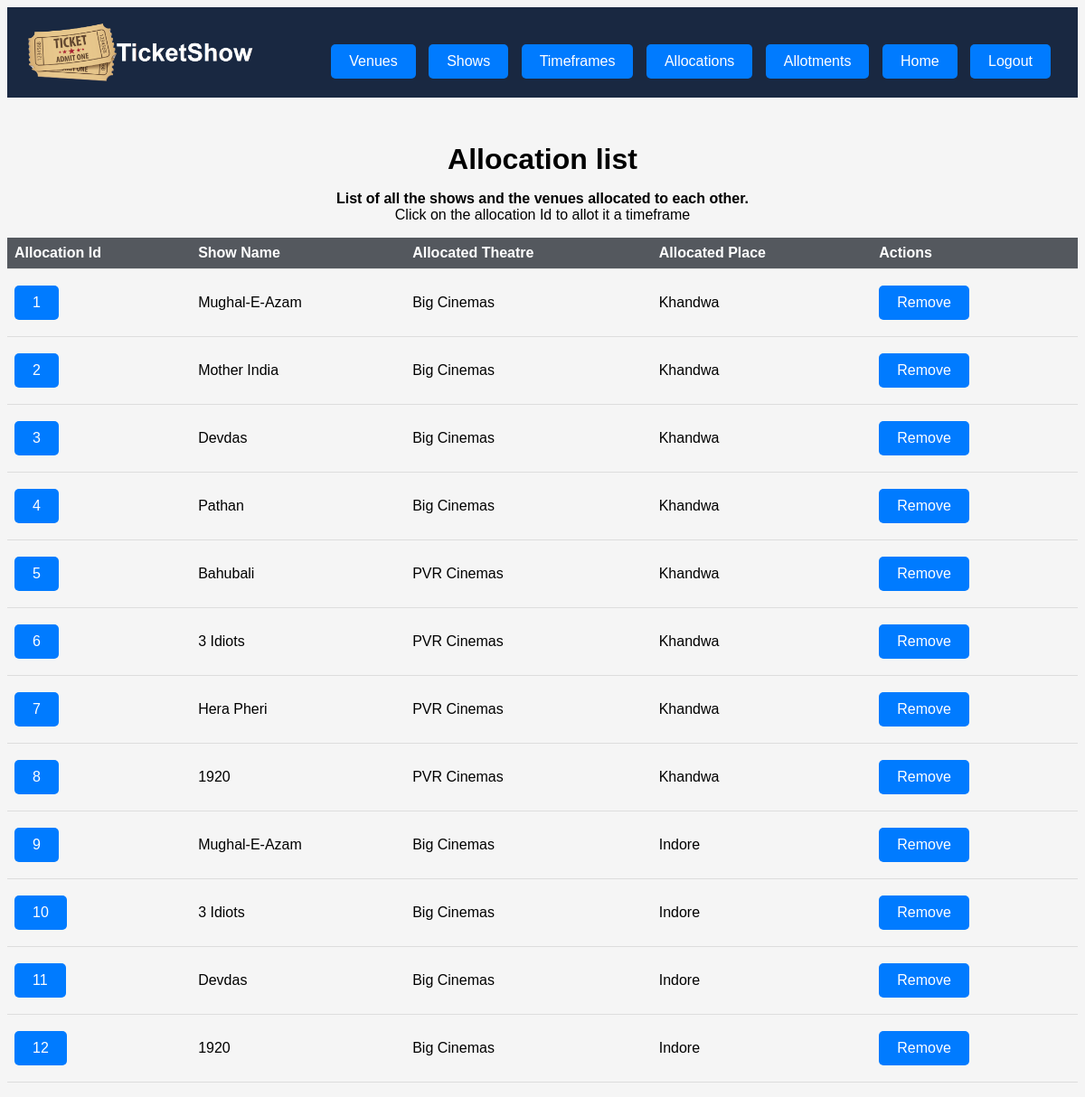
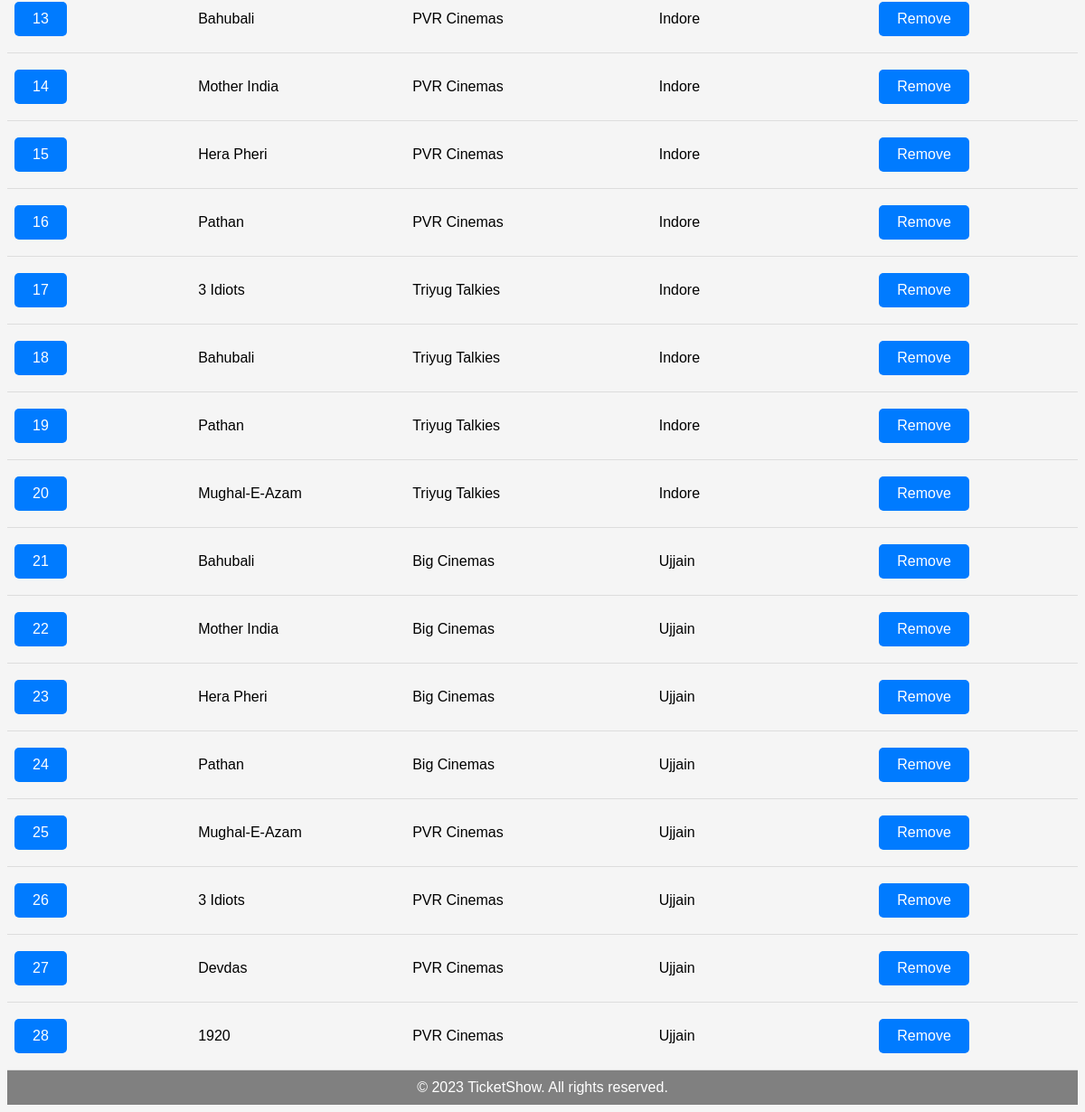
Page /admin/allocations (signed in) on the committed database (2 pictures, top to bottom).
### models_1.py (models this page shows, shortened)
class Allocation(db.Model):
    A_id = db.Column(db.Integer, primary_key=True)
    S_id = db.Column(db.Integer, db.ForeignKey("show.S_id"))
    V_id = db.Column(db.Integer, db.ForeignKey("venue.V_id"))

class Show(db.Model):
    S_id = db.Column(db.Integer, primary_key=True)
    Name = db.Column(db.String(50), nullable = False)
    Rating = db.Column(db.Float, nullable=False)
    Tags = db.Column(db.String(50), nullable = True)
    TicketPrice = db.Column(db.Float, nullable = False)
    location = db.relationship('Venue', backref = "movie", secondary = "allocation")

class Venue(db.Model):
    V_id = db.Column(db.Integer, primary_key=True)
    Name = db.Column(db.String(50), nullable=False)
    Location = db.Column(db.String(50), nullable=False)
    Place = db.Column(db.String(50), nullable=False)
    Capacity = db.Column(db.Integer, nullable=False)

### app.py (the view)
@app.route('/admin/allocations', methods = ['GET', 'POST'])
@login_required
def allocations():
    asso = Allocation.query.all()
    showid = []
    venueid = []
    for i in asso:
        showid.append(i.S_id)
        venueid.append(i.V_id)
    if request.method == 'GET':
        shname = []
        vname = []
        place = []
        for j in showid:
            shname.append((Show.query.get(j)).Name)
        for k in venueid:
            vname.append((Venue.query.get(k)).Name)
            place.append((Venue.query.get(k)).Place)
        return render_template('allocations.html',lis = list(range(len(asso))), asso = asso, shname = shname, vname = vname, place = place)

### app.py (called while the page is built)
@user_login_manager.user_loader
def load_user(user_id):
    return User.query.get(int(user_id))

### templates/allocations.html (shortened to what this page needs)
<!DOCTYPE html>
<html lang="en">
<head>
</head>
<body>
    <div class="header">
        <img src="{{ url_for('static', filename='TicketShow_logo.png') }}" alt="Logo">
        <div class="container">
            <div>
                <a href="/admin/all_venues">Venues</a>
                <a href="/admin/all_shows">Shows</a>
                <a href="/admin/all_timeframes">Timeframes</a>
                <a href="/admin/allocations">Allocations</a>
                <a href="/admin/allotments">Allotments</a>
                <a href="/admin">Home</a>
                <a href="/admin/logout">Logout</a>
            </div>
        </div>
    </div>
    {% if asso|length == 0%}
    <h1>No allocations found!</h1>
    <h3>An Allocation means a venue & a show that are allocated to each other.</h3>
    <div>
        <a href="/admin/all_shows">+Add an Allocation</a>
    </div>
    {% else %}
    <h1>Allocation list</h1>
    <p><strong>List of all the shows and the venues allocated to each other.</strong><br>
    Click on the allocation Id to allot it a timeframe</p>
    <table>
        <tr>
            <th>Allocation Id</th>
            <th>Show Name</th>
            <th>Allocated Theatre</th>
            <th>Allocated Place</th>
            <th>Actions</th>
        </tr>
        {% for i in lis%}
            <tr>
                <td><a href="/admin/allocations/allot_timeframes/{{ asso[i].A_id }}">{{ asso[i].A_id }}</a></td>
                <td>{{ shname[i] }}</td>
                <td>{{ vname[i] }}</td>
                <td>{{ place[i] }}</td>
                <td>
                    <a type = "button" href="/admin/allocations/del_allocation/{{ asso[i].A_id }}">Remove</a>
                </td>
            </tr>
        {% endfor %}
    </table>
    {% endif %}
</body>
<div class="footer">
    &copy; 2023 TicketShow. All rights reserved.
</div>
</html>

### templates/allocations.html (style rules this page uses)
body { font-family: Arial, sans-serif; background-color: #f5f5f5; text-align: center; display: flex; flex-direction: column; margin-bottom: 5; min-height: 100vh; }
.header { display: flex; text-align: center; align-items: center; justify-content: space-between; background-color: #192841; color: #fff; padding: 10px 20px; }
.header img { height: 80px; }
.footer { background-color: #808080; color: #fff; padding: 10px 20px; text-align: center; margin-top: auto; }
table { border-collapse: collapse; width: 100%; }
th, td { text-align: left; padding: 8px; border-bottom: 1px solid #ddd; }
th { background-color: #54585e; color: white; }
h1 { text-align: center; margin-top: 50px; margin-bottom: 0; }
a { display: inline-block; background-color: #007bff; color: white; text-align: center; padding: 10px 20px; text-decoration: none; margin-top: 10px; margin-right: 10px; margin-bottom: 10px; border-radius: 5px; }
.container { display: flex; justify-content: space-evenly; align-items: center; margin-top: 20px; }

### rows in the picture
Allocation: A_id "1"
Show: Name "Mughal-E-Azam" "Mughal-E-Azam" "Mughal-E-Azam" "Mughal-E-Azam"
Venue: Name "Big Cinemas" "Big Cinemas" "Big Cinemas" "Big Cinemas", Place "Khandwa" "Khandwa" "Khandwa" "Khandwa"
Allocation: A_id "2"
Show: Name "Mother India" "Mother India" "Mother India"
Allocation: A_id "3"
Show: Name "Devdas" "Devdas" "Devdas"
Allocation: A_id "4"
Show: Name "Pathan" "Pathan" "Pathan" "Pathan"
Allocation: A_id "5"
Show: Name "Bahubali" "Bahubali" "Bahubali" "Bahubali"
Venue: Name "PVR Cinemas" "PVR Cinemas" "PVR Cinemas" "PVR Cinemas", Place "Khandwa" "Khandwa" "Khandwa" "Khandwa"
Allocation: A_id "6"
Show: Name "3 Idiots" "3 Idiots" "3 Idiots" "3 Idiots"
Allocation: A_id "7"
Show: Name "Hera Pheri" "Hera Pheri" "Hera Pheri"
Allocation: A_id "8"
Show: Name "1920" "1920" "1920"
Allocation: A_id "9"
Venue: Name "Big Cinemas" "Big Cinemas" "Big Cinemas" "Big Cinemas", Place "Indore" "Indore" "Indore" "Indore"
Allocation: A_id "10"
Allocation: A_id "11"
Allocation: A_id "12"
Allocation: A_id "13"
Venue: Name "PVR Cinemas" "PVR Cinemas" "PVR Cinemas" "PVR Cinemas", Place "Indore" "Indore" "Indore" "Indore"
Allocation: A_id "14"
Allocation: A_id "15"
Allocation: A_id "16"
Allocation: A_id "17"
Venue: Name "Triyug Talkies" "Triyug Talkies" "Triyug Talkies" "Triyug Talkies", Place "Indore" "Indore" "Indore" "Indore"
Allocation: A_id "18"
Allocation: A_id "19"
Allocation: A_id "20"
Allocation: A_id "21"
Venue: Name "Big Cinemas" "Big Cinemas" "Big Cinemas" "Big Cinemas", Place "Ujjain" "Ujjain" "Ujjain" "Ujjain"
Allocation: A_id "22"
Allocation: A_id "23"
Allocation: A_id "24"
Allocation: A_id "25"
Venue: Name "PVR Cinemas" "PVR Cinemas" "PVR Cinemas" "PVR Cinemas", Place "Ujjain" "Ujjain" "Ujjain" "Ujjain"
Allocation: A_id "26"
Allocation: A_id "27"
Allocation: A_id "28"
